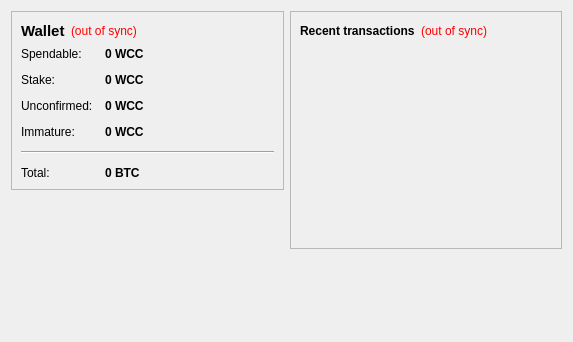
<?xml version="1.0" encoding="UTF-8"?>
<ui version="4.0">
 <class>OverviewPage</class>
 <widget class="QWidget" name="OverviewPage">
  <property name="geometry">
   <rect>
    <x>0</x>
    <y>0</y>
    <width>573</width>
    <height>342</height>
   </rect>
  </property>
  <property name="windowTitle">
   <string>Form</string>
  </property>
  <property name="styleSheet">
   <string notr="true"/>
  </property>
  <layout class="QHBoxLayout" name="horizontalLayout" stretch="1,1">
   <item>
    <layout class="QVBoxLayout" name="verticalLayout_2">
     <item>
      <widget class="QFrame" name="frame">
       <property name="frameShape">
        <enum>QFrame::StyledPanel</enum>
       </property>
       <property name="frameShadow">
        <enum>QFrame::Raised</enum>
       </property>
       <layout class="QVBoxLayout" name="verticalLayout_4">
        <item>
         <layout class="QHBoxLayout" name="horizontalLayout_4">
          <item>
           <widget class="QLabel" name="label_5">
            <property name="font">
             <font>
              <pointsize>11</pointsize>
              <weight>75</weight>
              <bold>true</bold>
             </font>
            </property>
            <property name="text">
             <string>Wallet</string>
            </property>
           </widget>
          </item>
          <item>
           <widget class="QLabel" name="labelWalletStatus">
            <property name="toolTip">
             <string>The displayed information may be out of date. Your wallet automatically synchronizes with the WolfCloverCoin network after a connection is established, but this process has not completed yet.</string>
            </property>
            <property name="styleSheet">
             <string notr="true">QLabel { color: red; }</string>
            </property>
            <property name="text">
             <string notr="true">(out of sync)</string>
            </property>
            <property name="alignment">
             <set>Qt::AlignLeading|Qt::AlignLeft|Qt::AlignVCenter</set>
            </property>
           </widget>
          </item>
          <item>
           <spacer name="horizontalSpacer_2">
            <property name="orientation">
             <enum>Qt::Horizontal</enum>
            </property>
            <property name="sizeHint" stdset="0">
             <size>
              <width>40</width>
              <height>20</height>
             </size>
            </property>
           </spacer>
          </item>
         </layout>
        </item>
        <item>
         <layout class="QFormLayout" name="formLayout_2">
          <property name="fieldGrowthPolicy">
           <enum>QFormLayout::AllNonFixedFieldsGrow</enum>
          </property>
          <property name="horizontalSpacing">
           <number>12</number>
          </property>
          <property name="verticalSpacing">
           <number>12</number>
          </property>
          <item row="0" column="0">
           <widget class="QLabel" name="label">
            <property name="text">
             <string>Spendable:</string>
            </property>
           </widget>
          </item>
          <item row="0" column="1">
           <widget class="QLabel" name="labelBalance">
            <property name="font">
             <font>
              <weight>75</weight>
              <bold>true</bold>
             </font>
            </property>
            <property name="cursor">
             <cursorShape>IBeamCursor</cursorShape>
            </property>
            <property name="toolTip">
             <string>Your current spendable balance</string>
            </property>
            <property name="text">
             <string notr="true">0 WCC</string>
            </property>
            <property name="textInteractionFlags">
             <set>Qt::LinksAccessibleByMouse|Qt::TextSelectableByKeyboard|Qt::TextSelectableByMouse</set>
            </property>
           </widget>
          </item>
          <item row="1" column="0">
           <widget class="QLabel" name="label_6">
            <property name="text">
             <string>Stake:</string>
            </property>
           </widget>
          </item>
          <item row="1" column="1">
           <widget class="QLabel" name="labelStake">
            <property name="font">
             <font>
              <weight>75</weight>
              <bold>true</bold>
             </font>
            </property>
            <property name="cursor">
             <cursorShape>IBeamCursor</cursorShape>
            </property>
            <property name="toolTip">
             <string>Total of coins that was staked, and do not yet count toward the current balance</string>
            </property>
            <property name="text">
             <string notr="true">0 WCC</string>
            </property>
            <property name="textInteractionFlags">
             <set>Qt::LinksAccessibleByMouse|Qt::TextSelectableByKeyboard|Qt::TextSelectableByMouse</set>
            </property>
           </widget>
          </item>
          <item row="2" column="0">
           <widget class="QLabel" name="label_3">
            <property name="text">
             <string>Unconfirmed:</string>
            </property>
           </widget>
          </item>
          <item row="2" column="1">
           <widget class="QLabel" name="labelUnconfirmed">
            <property name="font">
             <font>
              <weight>75</weight>
              <bold>true</bold>
             </font>
            </property>
            <property name="cursor">
             <cursorShape>IBeamCursor</cursorShape>
            </property>
            <property name="toolTip">
             <string>Total of transactions that have yet to be confirmed, and do not yet count toward the current balance</string>
            </property>
            <property name="text">
             <string notr="true">0 WCC</string>
            </property>
            <property name="textInteractionFlags">
             <set>Qt::LinksAccessibleByMouse|Qt::TextSelectableByKeyboard|Qt::TextSelectableByMouse</set>
            </property>
           </widget>
          </item>
          <item row="3" column="0">
           <widget class="QLabel" name="labelImmatureText">
            <property name="text">
             <string>Immature:</string>
            </property>
           </widget>
          </item>
          <item row="3" column="1">
           <widget class="QLabel" name="labelImmature">
            <property name="font">
             <font>
              <weight>75</weight>
              <bold>true</bold>
             </font>
            </property>
            <property name="toolTip">
             <string>Mined balance that has not yet matured</string>
            </property>
            <property name="text">
             <string notr="true">0 WCC</string>
            </property>
            <property name="textInteractionFlags">
             <set>Qt::LinksAccessibleByMouse|Qt::TextSelectableByKeyboard|Qt::TextSelectableByMouse</set>
            </property>
           </widget>
          </item>
          <item row="4" column="0" colspan="2">
           <widget class="Line" name="line">
            <property name="orientation">
             <enum>Qt::Horizontal</enum>
            </property>
           </widget>
          </item>
          <item row="5" column="0">
           <widget class="QLabel" name="labelTotalText">
            <property name="text">
             <string>Total:</string>
            </property>
           </widget>
          </item>
          <item row="5" column="1">
           <widget class="QLabel" name="labelTotal">
            <property name="font">
             <font>
              <weight>75</weight>
              <bold>true</bold>
             </font>
            </property>
            <property name="cursor">
             <cursorShape>IBeamCursor</cursorShape>
            </property>
            <property name="toolTip">
             <string>Your current total balance</string>
            </property>
            <property name="text">
             <string notr="true">0 BTC</string>
            </property>
            <property name="textInteractionFlags">
             <set>Qt::LinksAccessibleByMouse|Qt::TextSelectableByKeyboard|Qt::TextSelectableByMouse</set>
            </property>
           </widget>
          </item>
         </layout>
        </item>
       </layout>
      </widget>
     </item>
     <item>
      <widget class="QLabel" name="label_2">
       <property name="maximumSize">
        <size>
         <width>125</width>
         <height>125</height>
        </size>
       </property>
       <property name="text">
        <string/>
       </property>
       <property name="pixmap">
        <pixmap resource="../bitcoin.qrc">:/images/splash</pixmap>
       </property>
       <property name="scaledContents">
        <bool>true</bool>
       </property>
      </widget>
     </item>
     <item>
      <spacer name="verticalSpacer">
       <property name="orientation">
        <enum>Qt::Vertical</enum>
       </property>
       <property name="sizeHint" stdset="0">
        <size>
         <width>20</width>
         <height>40</height>
        </size>
       </property>
      </spacer>
     </item>
    </layout>
   </item>
   <item>
    <layout class="QVBoxLayout" name="verticalLayout_3">
     <item>
      <widget class="QFrame" name="frame_2">
       <property name="frameShape">
        <enum>QFrame::StyledPanel</enum>
       </property>
       <property name="frameShadow">
        <enum>QFrame::Raised</enum>
       </property>
       <layout class="QVBoxLayout" name="verticalLayout">
        <item>
         <layout class="QHBoxLayout" name="horizontalLayout_2">
          <item>
           <widget class="QLabel" name="label_4">
            <property name="text">
             <string>&lt;b&gt;Recent transactions&lt;/b&gt;</string>
            </property>
           </widget>
          </item>
          <item>
           <widget class="QLabel" name="labelTransactionsStatus">
            <property name="toolTip">
             <string>The displayed information may be out of date. Your wallet automatically synchronizes with the WolfCloverCoin network after a connection is established, but this process has not completed yet.</string>
            </property>
            <property name="styleSheet">
             <string notr="true">QLabel { color: red; }</string>
            </property>
            <property name="text">
             <string notr="true">(out of sync)</string>
            </property>
            <property name="alignment">
             <set>Qt::AlignRight|Qt::AlignTrailing|Qt::AlignVCenter</set>
            </property>
           </widget>
          </item>
          <item>
           <spacer name="horizontalSpacer">
            <property name="orientation">
             <enum>Qt::Horizontal</enum>
            </property>
            <property name="sizeHint" stdset="0">
             <size>
              <width>40</width>
              <height>20</height>
             </size>
            </property>
           </spacer>
          </item>
         </layout>
        </item>
        <item>
         <widget class="QListView" name="listTransactions">
          <property name="styleSheet">
           <string notr="true">QListView { background: transparent; }</string>
          </property>
          <property name="frameShape">
           <enum>QFrame::NoFrame</enum>
          </property>
          <property name="verticalScrollBarPolicy">
           <enum>Qt::ScrollBarAlwaysOff</enum>
          </property>
          <property name="horizontalScrollBarPolicy">
           <enum>Qt::ScrollBarAlwaysOff</enum>
          </property>
          <property name="selectionMode">
           <enum>QAbstractItemView::NoSelection</enum>
          </property>
         </widget>
        </item>
       </layout>
      </widget>
     </item>
     <item>
      <spacer name="verticalSpacer_2">
       <property name="orientation">
        <enum>Qt::Vertical</enum>
       </property>
       <property name="sizeHint" stdset="0">
        <size>
         <width>20</width>
         <height>40</height>
        </size>
       </property>
      </spacer>
     </item>
    </layout>
   </item>
  </layout>
 </widget>
 <resources>
  <include location="../bitcoin.qrc"/>
 </resources>
 <connections/>
</ui>
